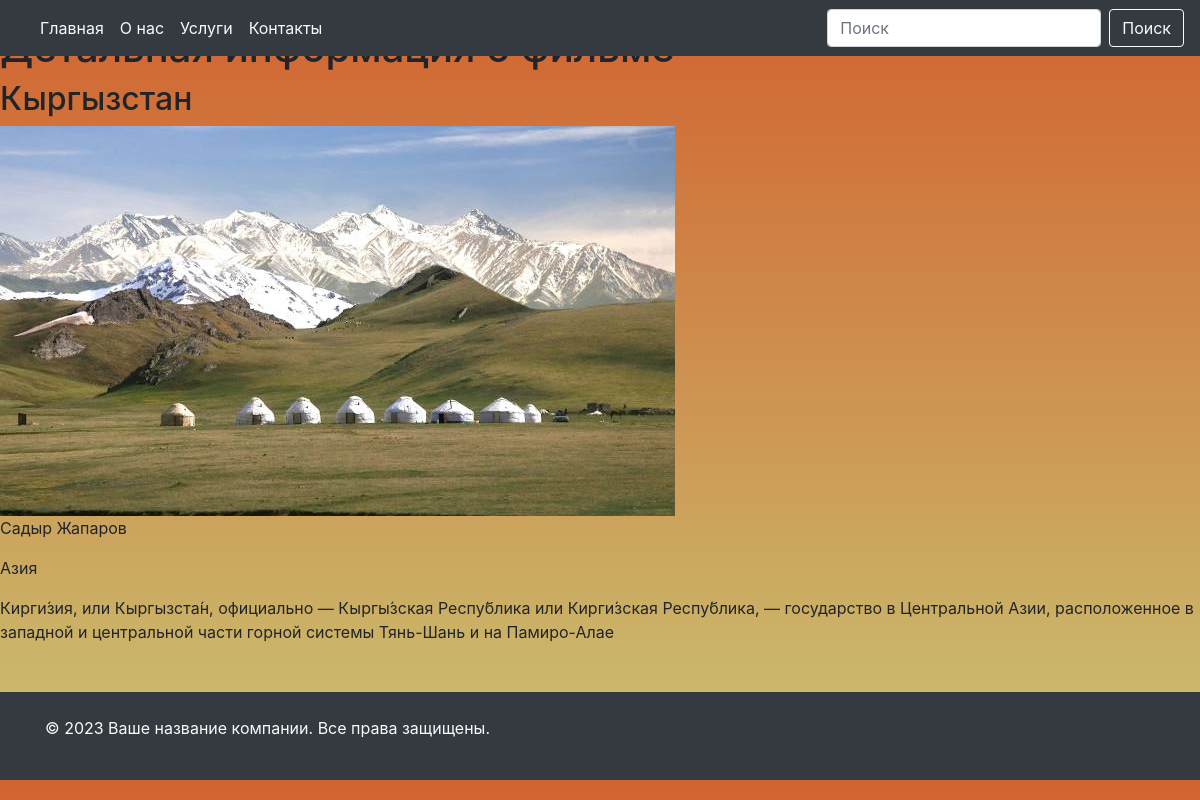
The app's page /country_list/2/ with its own data.
### home/models.py (models this page shows, shortened)
class CountryModel(models.Model):
    GENRE = (
        ('Европа', 'Европа'),
        ('Азия', 'Азия'),
        ('Америка', 'Америка'),
        ('Африка' , "Африка"),
    )
    title = models.CharField(max_length=100, verbose_name='Напишите название страны' , null=True)
    image = models.ImageField(upload_to='countries/', verbose_name='Добавьте фото')
    president = models.CharField(max_length=100, verbose_name='Укажите президента', null=True)
    continent = models.CharField(max_length=100, choices=GENRE , null=True)
    description = models.TextField(blank=True, verbose_name='Описание страны' , null=True)
    class Meta:
        verbose_name = 'Город'
        verbose_name_plural = 'Города'

### home/views.py (the view)
# urls.py: path('country_list/<int:id>/', country_list_detail_view),
def country_list_detail_view(request, id):
    if request.method == 'GET':
        country_id = get_object_or_404(CountryModel, id=id)
        return render(request, template_name='country_detail.html', context={'country_id': country_id})

### templates/country_detail.html
{% include 'head_and_foot/header.html' %}
<h1>Детальная информация о фильме</h1>
<h2>{{country_id.title}}</h2>
<img src="{{country_id.image.url}}" alt="">
<p>{{country_id.president}}</p>
<p>{{country_id.continent}}</p>
<p>{{country_id.description}}</p>
{% include 'head_and_foot/footer.html' %}

### templates/head_and_foot/header.html (style rules this page uses)
body { background: linear-gradient(to bottom, #d26330, #c9c373); }

### records on screen
CountryModel: title "Кыргызстан", image (picture), president "Садыр Жапаров", continent "Азия", description "Кирги́зия, или Кыргызста́н, официально — Кыргы́зская Респу́блика или Кирги́зская Респу́блика, — государство в Центральной Азии, расположенное в западной и центральной части горной системы Тянь-Шань и на Памиро-Алае"
